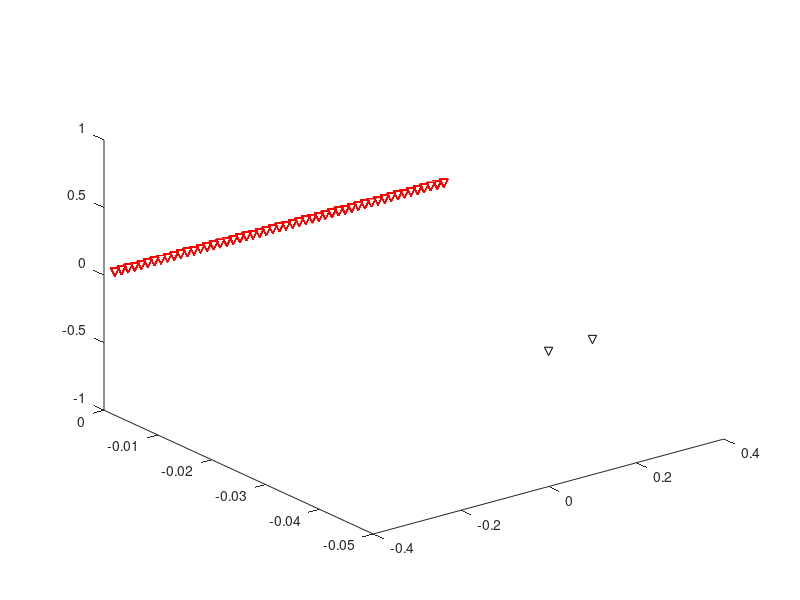

MATLAB code for this plot: (Note: this script raises an error after producing the figure.)
clear all
close all
clc

% Parameters
nbf = 101;                  % number of frequency samples
f = linspace(15e9,20e9,nbf); % frequency vector
c = 3e8;                     % speed of light
k = 2*pi*f/c;                % wavenumber
df = f(2)-f(1);              % frequency resolution
t = linspace(0,1/df,nbf);    % time vector

% Transmit antenna
xT = 0;
yT = -0.05;
zT = 0;

xT2 = 0.1;
yT2 = -0.05;
zT2 = 0;

xF = [xT xT2];
yF = [yT yT2];
zF = [zT zT2];

% Receive array
dxR = c/f(end);            % receive antenna array sampling
nbR = 51;                   % number of antennas
xR = (1:nbR)*dxR;            % receive array coordinates
xR = xR - mean(xR);          % centered on x = 0;
yR = xR .*0;                 % receive array on the plane y = 0;

% Receive array
dzR = c/f(end);            % receive antenna array sampling
nbR = 51;                   % number of antennas
zR = (1:nbR)*dzR;            % receive array coordinates
zR = zR - mean(zR);          % centered on x = 0;
yR = zR .*0;                 % receive array on the plane y = 0;

zees = zeros(numel(xR));
% Line target

xCenter = 0;
yCenter = 0.9;
zCenter = 0;
theta = 0 : 0.01 : 2*pi;
radius = 0.2;
xa = radius * cos(theta) + xCenter;
za = radius * sin(theta) + zCenter;
ya = zeros(numel(xa)) + yCenter;
SigC = ones(numel(xa));
% for loops are used to facilitate understanding. It's a very bad idea if you try to optimize computation times

S = zeros(nbR, numel(f));
for mC = 1:numel(xa)
    rT = sqrt((xF(1)-xa(mC)).^2 + (yF(1)-ya(mC)).^2 + (zF(1)-za(mC)).^2); % distance from transmit antennas to target(s)
    rR = sqrt((xR-xa(mC)).^2 + (yR-ya(mC)).^2 + (zR-za(mC)).^2); % distance from targets to the receive antenna
    for mf = 1:numel(f)
        S(:,mf) = S(:,mf) + (exp(-1j*k(mf)*rT)./sqrt(rT) .* SigC(mC) .* exp(-1j*k(mf)*rR)./sqrt(rR)).'; % interaction of the transmit waves with the target(s) and measurement
    end
end

s = (ifft(ifftshift(S,2),[],2));

% Reconstruction grid (should be defined according to the resolution)
x = linspace(-0.4,0.4,41);
y = linspace(0.1,1.1,41);
z = linspace(-0.4,0.4,41);

% Computation of the transfer (Green) matrix (horizontal)
[XR,F,X,Y] = ndgrid(single(xR),single(f),single(x),single(y));
G = exp(-1j*(2*pi*F/c).* ((sqrt((xF(1)-X).^2 + (yF(1)-Y).^2)+(sqrt((XR-X).^2 + (yR(1)-Y).^2)))));
G = reshape(G,[numel(xR)*numel(f),numel(x)*numel(y)]);

% Computation of the transfer (Green) matrix (vertical)
[ZR,F,Y,Z] = ndgrid(single(zR),single(f),single(y),single(z));
G_d = exp(-1j*(2*pi*F/c).* ((sqrt((zF(1)-Z).^2 + (yF(1)-Y).^2)+(sqrt((ZR-Z).^2 + (yR(1)-Y).^2)))));
G_d = reshape(G_d,[numel(zR)*numel(f),numel(z)*numel(y)]);

% Reconstruction by matched filtering (phase compensation) (horizontal)
Im = G'*S(:);
Im = reshape(Im,[numel(x),numel(y)]); %from vector to matrix format

% Reconstruction by matched filtering (phase compensation) (vertical)
Im_d = G_d'*S(:);
Im_d = reshape(Im_d,[numel(z),numel(y)]); %from vector to matrix format

figure;
plot3(xF(1),yF(1),0,'kv')
hold on
plot3(xF(2),yF(2),0,'kv')
plot3(xR,yR,zees,'rv')
plot3(zees,yR,zR,'rv')
plot3(xa, ya, za)
hold off
legend('Transmit antenna','Receive antennas','Target(s)')
grid on
xlabel('x (m)')
ylabel('y (m)')
zlabel('z (m)')
daspect([1 1 1])
ylim([-0.1 1])
xlim([-0.4 0.4])
zlim([-0.4 0.4])

figure;
subplot(2,3,1)
pcolor(xR,f/1e9,abs(S).')
shading flat
xlabel('x (m)')
ylabel('f (GHz)')
title('Magnitude of S(f)')

subplot(2,3,2)
pcolor(xR,f/1e9,angle(S).')
shading flat
xlabel('x (m)')
ylabel('f (GHz)')
title('Phase of S(f)')

subplot(2,3,3)
pcolor(xR,t*1e9,abs(s).')
shading flat
xlabel('x (m)')
ylabel('t (ns)')
title('Magnitude of s(t)')

subplot(2,3,4)
pcolor(x,y,abs(Im).')
shading flat
xlabel('x (m)')
ylabel('y (m)')
title('Reconstructed image')

subplot(2,3,5)
pcolor(y,z,abs(Im_d).')
shading flat
xlabel('z (m)')
ylabel('y (m)')
title('Reconstructed image')

figure;
plot3(xa, ya, za)
grid
xlabel('x (m)')
ylabel('y (m)')
zlabel('z (m)')
